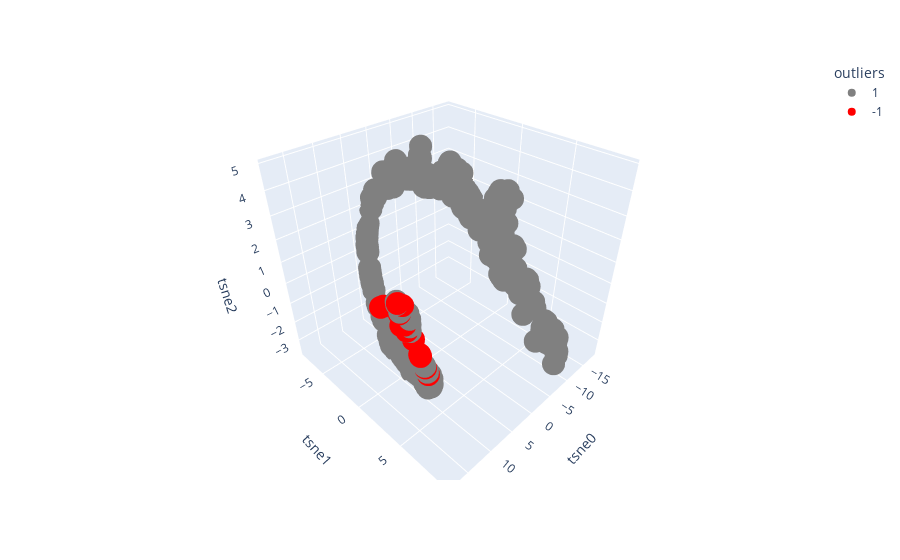

Here is the notebook cell this chart was saved with:
### Code cell
df_tsne['outliers'] = outliers.astype(str)
fig = px.scatter_3d(
    data_frame=df_tsne,
    x=df_tsne.columns[0],
    y=df_tsne.columns[1],
    z=df_tsne.columns[2],
    color='outliers',
    color_discrete_map={
        '-1': 'red',
        '1': 'grey'
    }
)
fig.show()

### Figure 1 — Plotly figure (JSON) as saved in the notebook; plotly's stock layout.template omitted (floating-point values rounded to 4 significant figures; data arrays with more than 128 entries replaced by an {"elided": "..."} marker saying what was removed)
{"data": [{"hovertemplate": "outliers=1<br>tsne0=%{x}<br>tsne1=%{y}<br>tsne2=%{z}<extra></extra>", "legendgroup": "1", "marker": {"color": "grey", "symbol": "circle"}, "mode": "markers", "name": "1", "scene": "scene", "showlegend": true, "type": "scatter3d", "x": {"elided": "393 float values"}, "y": {"elided": "393 float values"}, "z": {"elided": "393 float values"}}, {"hovertemplate": "outliers=-1<br>tsne0=%{x}<br>tsne1=%{y}<br>tsne2=%{z}<extra></extra>", "legendgroup": "-1", "marker": {"color": "red", "symbol": "circle"}, "mode": "markers", "name": "-1", "scene": "scene", "showlegend": true, "type": "scatter3d", "x": [17.66, 15.85, 16.71, 16.71, 17.81, 16.68, 16.35, 12.21, 13.12, 13.27, 16.26, 17.81, 17.66, 13.12, 16.16, 13.13, 17.82, 11.63, 14.35, 16.06, 11.63], "y": [3.627, 4.676, 4.577, 4.575, 3.447, 4.434, 4.111, 4.336, 4.373, 4.381, 4.66, 3.456, 3.627, 4.373, 4.693, 4.373, 3.435, 4.315, 4.422, 4.241, 4.315], "z": [2.084, 1.125, 1.928, 1.927, 2.012, 2.285, 2.147, -1.272, -0.5437, -0.4255, 2.212, 2.015, 2.084, -0.5416, 1.427, -0.535, 2.008, -1.722, 0.4458, 1.257, -1.722]}], "layout": {"legend": {"title": {"text": "outliers"}, "tracegroupgap": 0}, "margin": {"t": 60}, "scene": {"domain": {"x": [0, 1], "y": [0, 1]}, "xaxis": {"title": {"text": "tsne0"}}, "yaxis": {"title": {"text": "tsne1"}}, "zaxis": {"title": {"text": "tsne2"}}}}}
